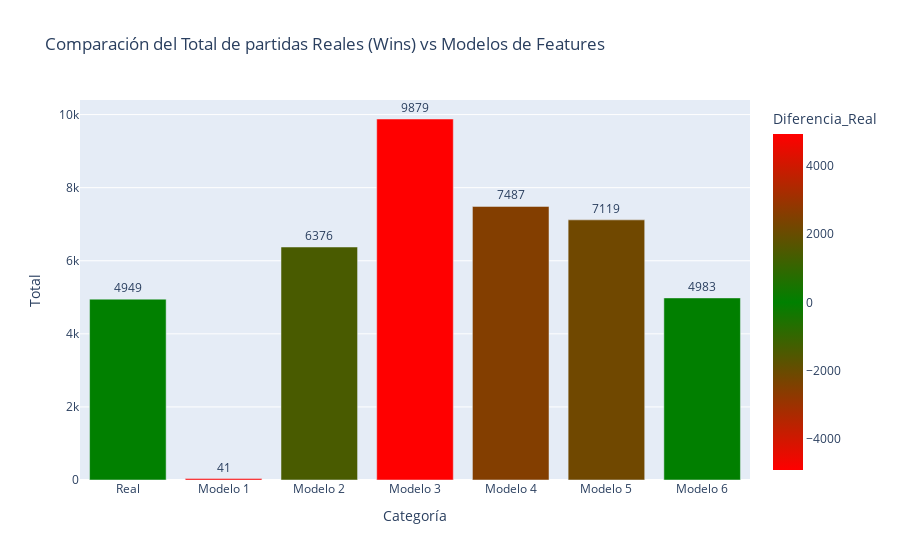

The code cell stored with this chart in its notebook:
### Code cell
# Crear un gráfico de barras
fig_comparison = px.bar(totals, x="Categoría", y="Total", text="Total", color='Diferencia_Real', color_continuous_scale=['red', 'green', 'red'],
                        title="Comparación del Total de partidas Reales (Wins) vs Modelos de Features",
                        labels={"Categoría": "Categoría", "Total": "Total"})

# Mostrar el gráfico
fig_comparison.update_traces(texttemplate='%{text}', textposition='outside')
fig_comparison.show()
fig_comparison.write_html(path_base + r"\\static\html\knn_models_comparations.html")
fig_comparison.write_image(path_base + r"\\static\img\knn_models_comparations.png")

### Figure 1 — Plotly figure (JSON) as saved in the notebook; plotly's stock layout.template omitted (floating-point values rounded to 4 significant figures)
{"data": [{"alignmentgroup": "True", "hovertemplate": "Categoría=%{x}<br>Total=%{text}<br>Diferencia_Real=%{marker.color}<extra></extra>", "legendgroup": "", "marker": {"color": [0, -4908, 1427, 4930, 2538, 2170, 34], "coloraxis": "coloraxis", "pattern": {"shape": ""}}, "name": "", "offsetgroup": "", "orientation": "v", "showlegend": false, "text": [4949, 41, 6376, 9879, 7487, 7119, 4983], "textposition": "outside", "texttemplate": "%{text}", "type": "bar", "x": ["Real", "Modelo 1", "Modelo 2", "Modelo 3", "Modelo 4", "Modelo 5", "Modelo 6"], "xaxis": "x", "y": [4949, 41, 6376, 9879, 7487, 7119, 4983], "yaxis": "y"}], "layout": {"barmode": "relative", "coloraxis": {"colorbar": {"title": {"text": "Diferencia_Real"}}, "colorscale": [[0, "red"], [0.5, "green"], [1, "red"]]}, "legend": {"tracegroupgap": 0}, "title": {"text": "Comparación del Total de partidas Reales (Wins) vs Modelos de Features"}, "xaxis": {"anchor": "y", "domain": [0, 1], "title": {"text": "Categoría"}}, "yaxis": {"anchor": "x", "domain": [0, 1], "title": {"text": "Total"}}}}
